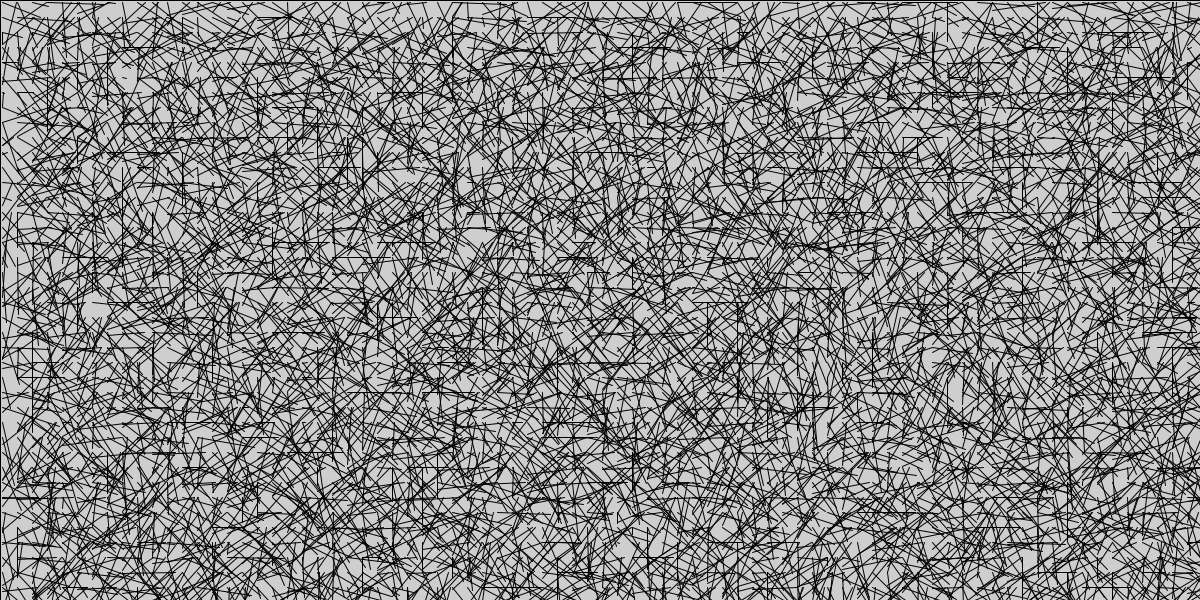
Frame 1 (no input)
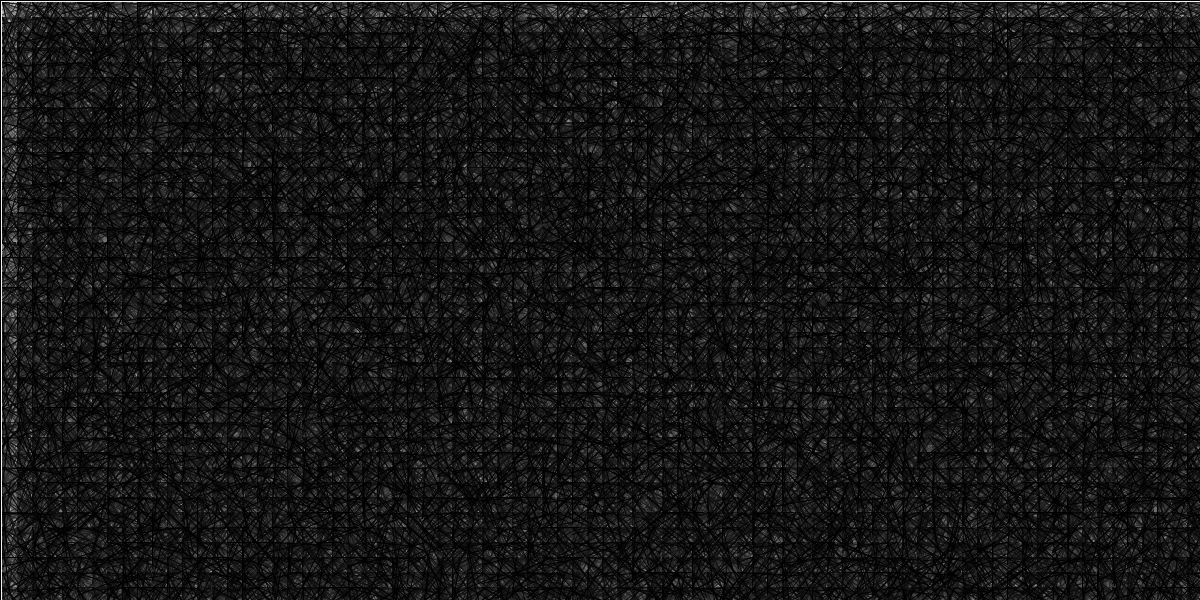
Frame 60 (the mouse pressed at the canvas centre just before this capture)
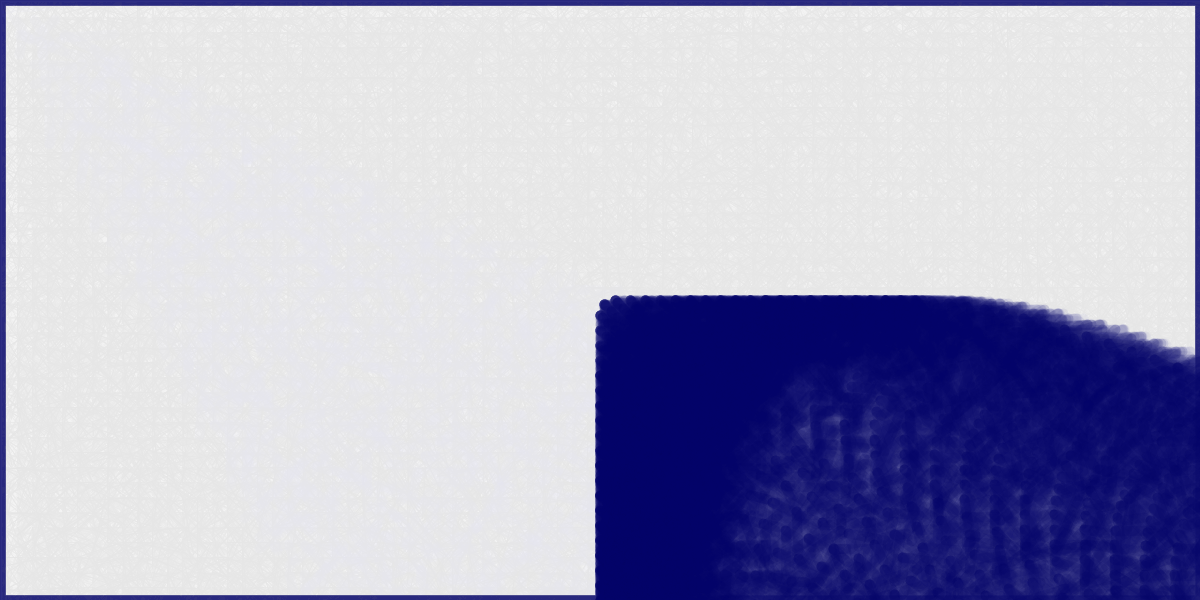
Frame 120 (the mouse held since frame 60 and released just before this capture)

The Processing sketch that drew these frames (run headless with seeded random() and noise(); from frame 60 on, the mouse is pressed at the canvas centre):

// Processing sketch: processing_50299
// ── processing_50299.pde


/*
XXXX
by Anna Lotko
1/26/12
CTIN 544
*/

float x = 0.0;
float y = 0.0;
float distanceX = 0.0;
float distanceY = 0.0;
int i = 0;
int j = 0;
float easing = .05;

void setup() {
  size(1200, 600);
  smooth();
}

void draw() {
  //the low alpha value fades the spiral slowly
  fill(255, 10);
  rect(0,0, 1200,600);
  
  //changes the amount of easing slightly
  for (float e = 0.0; e <.08; e += .001) {
    easing = e;
  }
  
  //easing
  float targetX = mouseX;
  float targetY = mouseY;
  
  x+= (targetX - x) * easing;
  y+= (targetY - y) * easing;
  
  //nested for loop
  for (i=2; i<width; i+= 15) {
    for (j=2; j<height; j+=15) {
      
      //when the mouse is pressed, the x,y value of pattern area is determined by the mouse
      if (mousePressed == true) {
        distanceX = dist(pmouseX, pmouseY, i,j);
        distanceY = dist(pmouseX, pmouseY, i,j);
        //the R/B values of the stroke color change, depending on mouse location
        stroke((pmouseX-mouseX)*20, (pmouseY-mouseY)*20, 100, 40);
        strokeWeight(10);
        //the pattern is generated using the distance between the mouse and variables i & j
        line(i+distanceX,j+distanceY, i+distanceX+(random(60)),j+distanceY+(random(60)));
        line(i+distanceX,j+distanceY+(random(60)), i+distanceX+(random(60)),j+distanceY);
      }
      //full screen pattern when the mouse is not pressed
      else {
        line(i,j, i+(random(60)),j+(random(60)));
        line(i,j+(random(60)), i+(random(60)),j);
      }
    }
  }
}

  
